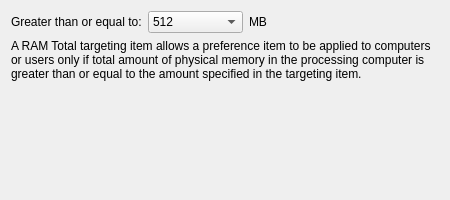
<?xml version="1.0" encoding="UTF-8"?>
<ui version="4.0">
 <class>RamWidget</class>
 <widget class="QWidget" name="RamWidget">
  <property name="geometry">
   <rect>
    <x>0</x>
    <y>0</y>
    <width>450</width>
    <height>200</height>
   </rect>
  </property>
  <property name="sizePolicy">
   <sizepolicy hsizetype="Maximum" vsizetype="Preferred">
    <horstretch>0</horstretch>
    <verstretch>0</verstretch>
   </sizepolicy>
  </property>
  <property name="minimumSize">
   <size>
    <width>450</width>
    <height>200</height>
   </size>
  </property>
  <property name="windowTitle">
   <string>Form</string>
  </property>
  <layout class="QGridLayout" name="gridLayout">
   <item row="0" column="0">
    <widget class="QLabel" name="greaterLabel">
     <property name="sizePolicy">
      <sizepolicy hsizetype="Maximum" vsizetype="Preferred">
       <horstretch>0</horstretch>
       <verstretch>0</verstretch>
      </sizepolicy>
     </property>
     <property name="text">
      <string>Greater than or equal to:</string>
     </property>
     <property name="buddy">
      <cstring>mbComboBox</cstring>
     </property>
    </widget>
   </item>
   <item row="0" column="1">
    <widget class="QComboBox" name="mbComboBox">
     <property name="sizePolicy">
      <sizepolicy hsizetype="Fixed" vsizetype="Fixed">
       <horstretch>0</horstretch>
       <verstretch>0</verstretch>
      </sizepolicy>
     </property>
     <property name="minimumSize">
      <size>
       <width>95</width>
       <height>0</height>
      </size>
     </property>
     <property name="currentIndex">
      <number>1</number>
     </property>
     <item>
      <property name="text">
       <string>256</string>
      </property>
     </item>
     <item>
      <property name="text">
       <string>512</string>
      </property>
     </item>
     <item>
      <property name="text">
       <string>1024</string>
      </property>
     </item>
     <item>
      <property name="text">
       <string>2048</string>
      </property>
     </item>
     <item>
      <property name="text">
       <string>4096</string>
      </property>
     </item>
     <item>
      <property name="text">
       <string>6144</string>
      </property>
     </item>
     <item>
      <property name="text">
       <string>8192</string>
      </property>
     </item>
     <item>
      <property name="text">
       <string>12288</string>
      </property>
     </item>
     <item>
      <property name="text">
       <string>16384</string>
      </property>
     </item>
     <item>
      <property name="text">
       <string>32768</string>
      </property>
     </item>
     <item>
      <property name="text">
       <string>65536</string>
      </property>
     </item>
    </widget>
   </item>
   <item row="0" column="2">
    <widget class="QLabel" name="mbLabel">
     <property name="text">
      <string>MB</string>
     </property>
    </widget>
   </item>
   <item row="1" column="0" colspan="3">
    <widget class="QLabel" name="label">
     <property name="text">
      <string>&lt;html&gt;&lt;head/&gt;&lt;body&gt;&lt;p&gt;A RAM Total targeting item allows a preference item to be applied to computers or users only if total amount of physical memory in the processing computer is greater than or equal to the amount specified in the targeting item.&lt;/p&gt;&lt;/body&gt;&lt;/html&gt;</string>
     </property>
     <property name="wordWrap">
      <bool>true</bool>
     </property>
    </widget>
   </item>
   <item row="2" column="0" colspan="3">
    <spacer name="verticalSpacer">
     <property name="orientation">
      <enum>Qt::Vertical</enum>
     </property>
     <property name="sizeHint" stdset="0">
      <size>
       <width>558</width>
       <height>137</height>
      </size>
     </property>
    </spacer>
   </item>
  </layout>
 </widget>
 <resources/>
 <connections/>
</ui>
